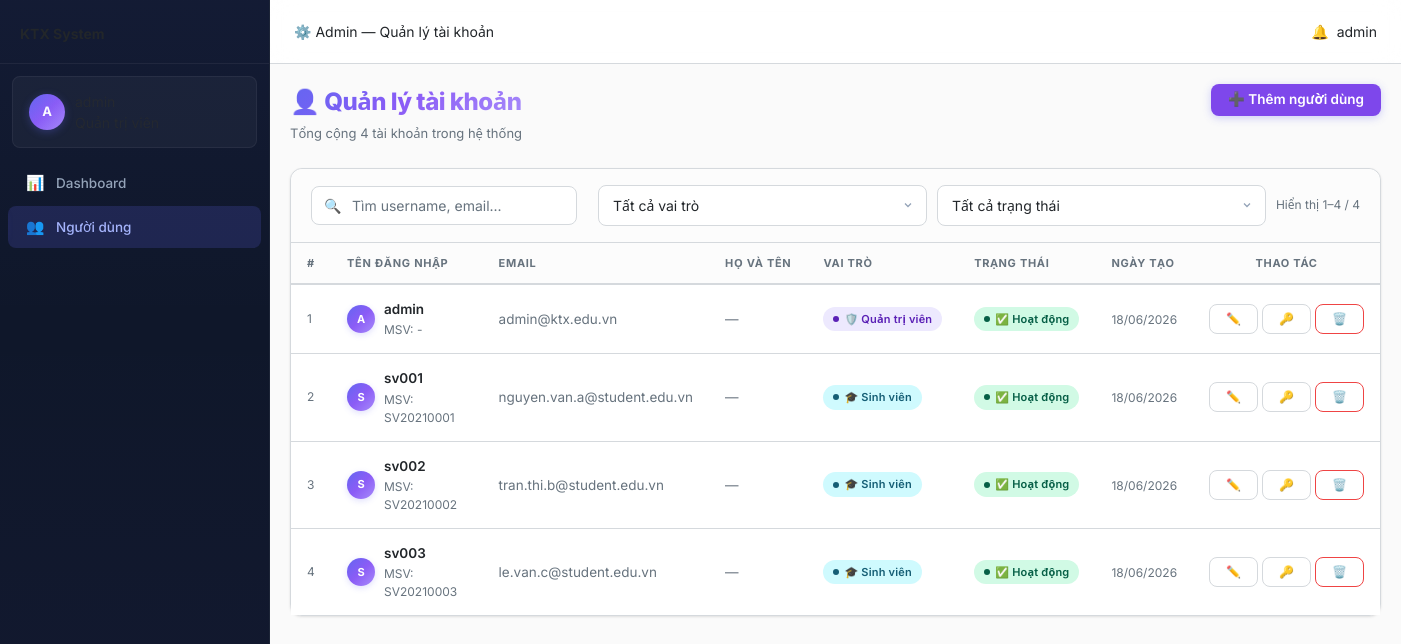
Screenshot of /public/admin/users (signed in) with the database file from the repository.
### tables this page shows
CREATE TABLE `users` (
  `id`           INT UNSIGNED     NOT NULL AUTO_INCREMENT,
  `username`     VARCHAR(50)      NOT NULL,
  `email`        VARCHAR(100)     NOT NULL,
  `password_hash`VARCHAR(255)     NOT NULL COMMENT 'Dùng password_hash() PHP',
  `role`         ENUM('admin','student') NOT NULL DEFAULT 'student',
  `status`       ENUM('active','inactive','banned') NOT NULL DEFAULT 'active',
  `created_at`   DATETIME         NOT NULL DEFAULT CURRENT_TIMESTAMP,
  `updated_at`   DATETIME         NOT NULL DEFAULT CURRENT_TIMESTAMP
                                  ON UPDATE CURRENT_TIMESTAMP,
  PRIMARY KEY (`id`),
  UNIQUE KEY `uq_users_username` (`username`),
  UNIQUE KEY `uq_users_email`    (`email`)
);

### app/views/admin/users/index.php (the view, shortened to what the rows shown need)
<?php
$total        = (int)($pagination['total']        ?? 0);
$from         = (int)($pagination['from']         ?? 0);
$to           = (int)($pagination['to']           ?? 0);
$currentQ      = htmlspecialchars($_GET['q']      ?? '');
?>
<div class="page-header">
    <div>
        <h1 class="page-title">👤 Quản lý tài khoản</h1>
        <p class="page-subtitle">Tổng cộng <?= number_format($total) ?> tài khoản trong hệ thống</p>
    </div>
    <div class="page-actions">
        <button class="btn btn-primary" data-modal-open="modalAddUser">
            ➕ Thêm người dùng
        </button>
    </div>
</div>
<div class="card">
    <div class="filter-bar">
        <div class="filter-search">
            <span class="search-icon">🔍</span>
            <input type="text"
                   id="searchInput"
                   class="form-control"
                   placeholder="Tìm username, email..."
                   value="<?= $currentQ ?>"
                   onkeydown="if(event.key==='Enter') applyFilters()">
        </div>
        <select id="roleFilter" class="form-control" style="width:auto" onchange="applyFilters()">
            <option value="">Tất cả vai trò</option>
        </select>
        <select id="statusFilter" class="form-control" style="width:auto" onchange="applyFilters()">
            <option value="">Tất cả trạng thái</option>
        </select>
        <span style="margin-left:auto;font-size:12px;color:var(--txt-muted)">
            Hiển thị <?= $from ?>–<?= $to ?> / <?= number_format($total) ?>
        </span>
    </div>
    <div class="table-wrapper" style="border:none;border-radius:0;box-shadow:none">
        <table>
            <thead>
                <tr>
                    <th style="width:40px">#</th>
                    <th>Tên đăng nhập</th>
                    <th>Email</th>
                    <th>Họ và tên</th>
                    <th>Vai trò</th>
                    <th>Trạng thái</th>
                    <th>Ngày tạo</th>
                    <th style="width:120px;text-align:center">Thao tác</th>
                </tr>
            </thead>
            <tbody>
                <?php if (!empty($users)): ?>
                    <?php foreach ($users as $i => $user): ?>
                        <?php
                            $uid     = (int)($user['id'] ?? 0);
                            $role    = $user['role']   ?? 'student';
                            $status  = $user['status'] ?? 'active';
                            $initial = mb_strtoupper(mb_substr($user['username'] ?? 'U', 0, 1));
                            $rowNum  = $from + $i;
                        ?>
                        <tr>
                            <td style="color:var(--txt-muted);font-size:12px"><?= $rowNum ?></td>
                            <td>
                                <div style="display:flex;align-items:center;gap:9px">
                                    <div class="avatar avatar-sm"><?= $initial ?></div>
                                    <div>
                                        <div style="font-weight:600"><?= htmlspecialchars($user['username'] ?? '') ?></div>
                                        <?php if (!empty($user['student_code'])): ?>
                                            <div class="sub">MSV: <?= htmlspecialchars($user['student_code']) ?></div>
                                        <?php endif; ?>
                                    </div>
                                </div>
                            </td>
                            <td style="color:var(--txt-secondary)"><?= htmlspecialchars($user['email'] ?? '—') ?></td>
                            <td>
                                <?php if (!empty($user['full_name'])): ?>
                                    <span><?= htmlspecialchars($user['full_name']) ?></span>
                                <?php else: ?>
                                    <span class="text-muted">—</span>
                                <?php endif; ?>
                            </td>
                            <td>
                                <?php if ($role === 'admin'): ?>
                                    <span class="badge badge-purple">🛡️ Quản trị viên</span>
                                <?php else: ?>
                                    <span class="badge badge-info">🎓 Sinh viên</span>
                                <?php endif; ?>
                            </td>
                            <td>
                                <?php if ($status === 'active'): ?>
                                    <span class="badge badge-success">✅ Hoạt động</span>
                                <?php else: ?>
                                    <span class="badge badge-neutral">🔴 Vô hiệu hóa</span>
                                <?php endif; ?>
                            </td>
                            <td>
                                <span style="font-size:12px;color:var(--txt-muted)">
                                    <?= !empty($user['created_at']) ? date('d/m/Y', strtotime($user['created_at'])) : '—' ?>
                                </span>
                            </td>
                            <td>
                                <div style="display:flex;gap:4px;justify-content:center">
                                    <button class="btn btn-ghost btn-sm"
                                            title="Sửa"
                                            onclick="openEditUserModal(<?= $uid ?>)">
                                        ✏️
                                    </button>
                                    <button class="btn btn-ghost btn-sm"
                                            title="Đặt lại mật khẩu"
                                            onclick="openResetPasswordModal(<?= $uid ?>, '<?= htmlspecialchars(addslashes($user['username'] ?? '')) ?>')">
                                        🔑
                                    </button>
                                    <button class="btn btn-danger-outline btn-sm"
                                            title="Xóa"
                                            onclick="deleteUser(<?= $uid ?>, '<?= htmlspecialchars(addslashes($user['username'] ?? '')) ?>')">
                                        🗑️
                                    </button>
                                </div>
                            </td>
                        </tr>
                    <?php endforeach; ?>
                <?php endif; ?>
            </tbody>
        </table>
    </div>
</div>

### app/core/Router.php (shortened to what the rows shown need)
<?php
class Router
{
    private array $routes = [];
    private array $groupStack = [];
    private int $lastIndex = -1;
    public function name(string $name): static
    {
        if ($this->lastIndex >= 0) {
            $this->routes[$this->lastIndex]['name'] = $name;
        }
        return $this;
    }
    public function middleware(string|array $middleware): static
    {
        if ($this->lastIndex >= 0) {
            $existing = $this->routes[$this->lastIndex]['middleware'];
            $add      = (array)$middleware;
            $this->routes[$this->lastIndex]['middleware'] = array_unique([...$existing, ...$add]);
        }
        return $this;
    }
    public function where(string $param, string $regex): static
    {
        if ($this->lastIndex >= 0) {
            $this->routes[$this->lastIndex]['constraints'][$param] = $regex;
        }
        return $this;
    }
    public function group(string $prefix, callable $callback, array $middleware = []): static
    {
        $parentPrefix     = $this->currentGroupPrefix();
        $parentMiddleware = $this->currentGroupMiddleware();
        $this->groupStack[] = [
            'prefix'     => $parentPrefix . $prefix,
            'middleware' => array_unique([...$parentMiddleware, ...$middleware]),
        ];
        array_pop($this->groupStack);
        return $this;
    }
    public function dispatch(): void
    {
        $method = $this->resolveMethod();
        $uri    = $this->resolveUri();
        foreach ($this->routes as $route) {
            if ($route['method'] !== $method) {
                continue;
            }
            $params = [];
            if (!$this->matchRoute($route, $uri, $params)) {
                continue;
            }
            $this->runMiddleware($route['middleware'], function () use ($route, $params) {
                $this->callHandler($route['handler'], $params);
            });
            return;
        }
    }
    private function addRoute(string $method, string $uri, string|callable $handler): static
    {
        $prefix     = $this->currentGroupPrefix();
        $middleware = $this->currentGroupMiddleware();
        $fullUri    = $prefix . ($uri === '/' ? '' : $uri) ?: '/';
        $this->routes[] = [
            'method'       => strtoupper($method),
            'original_uri' => $fullUri,
            'pattern'      => $this->buildPattern($fullUri),
            'param_names'  => $this->extractParamNames($fullUri),
            'handler'      => $handler,
            'middleware'   => $middleware,
            'name'         => null,
            'constraints'  => [],
        ];
        $this->lastIndex = count($this->routes) - 1;
        return $this;
    }
    private function buildPattern(string $uri): string
    {
        $pattern = preg_replace_callback(
            '/:([a-zA-Z_][a-zA-Z0-9_]*)/',
            fn($m) => '(?P<' . $m[1] . '>[^/]+)',
            $uri
        );
        return '#^' . $pattern . '$#u';
    }
    private function extractParamNames(string $uri): array
    {
        preg_match_all('/:([a-zA-Z_][a-zA-Z0-9_]*)/', $uri, $matches);
        return $matches[1];
    }
    private function matchRoute(array $route, string $uri, array &$params): bool
    {
        $pattern = $route['pattern'];
        foreach ($route['constraints'] as $param => $regex) {
            $pattern = str_replace(
                "(?P<{$param}>[^/]+)",
                "(?P<{$param}>{$regex})",
                $pattern
            );
        }
        if (!preg_match($pattern, $uri, $matches)) {
            return false;
        }
        return true;
    }
    private function callHandler(string|callable $handler, array $params): void
    {
        [$class, $method] = explode('@', $handler, 2);
        $controller = new $class();
        $controller->$method($params);
    }
    private function runMiddleware(array $middleware, callable $final): void
    {
        $pipeline = array_reduce(
            array_reverse($middleware),
            function (callable $carry, string $name): callable {
                return function () use ($name, $carry): void {
                    $mw = $this->resolveMiddleware($name);
                    $mw->handle($carry);
                };
            },
            $final
        );
        $pipeline();
    }
    private function resolveMiddleware(string $name): object
    {
        return new $class();
    }
    private function resolveMethod(): string
    {
        $method = strtoupper($_SERVER['REQUEST_METHOD'] ?? 'GET');
        return $method;
    }
    private function resolveUri(): string
    {
        $uri = $_SERVER['REQUEST_URI'] ?? '/';
        $scriptDir = rtrim(dirname($_SERVER['SCRIPT_NAME']), '/\\');
        $rootDir   = rtrim(dirname($scriptDir), '/\\');
        if ($scriptDir !== '' && $scriptDir !== '/' && str_starts_with($uri, $scriptDir)) {
            $uri = substr($uri, strlen($scriptDir));
        } elseif ($rootDir !== '' && $rootDir !== '/' && $rootDir !== '\\' && str_starts_with($uri, $rootDir)) {
            $uri = substr($uri, strlen($rootDir));
        }
        return ('/' . trim(urldecode($uri), '/')) ?: '/';
    }
    private function currentGroupPrefix(): string
    {
        return empty($this->groupStack)
            ? ''
            : end($this->groupStack)['prefix'];
    }
    private function currentGroupMiddleware(): array
    {
        return empty($this->groupStack)
            ? []
            : end($this->groupStack)['middleware'];
    }
}

### app/views/layouts/main.php (shortened to what the rows shown need)
<?php
$role = $_auth['role'] ?? 'student';
$userName = $_auth['username'] ?? 'User';
$userInitial = strtoupper(mb_substr($userName, 0, 1));
$isAdmin = $role === 'admin';
$currentUri = parse_url($_SERVER['REQUEST_URI'] ?? '/', PHP_URL_PATH);
$scriptDir = rtrim(dirname($_SERVER['SCRIPT_NAME']), '/\\');
$rootDir = rtrim(dirname($scriptDir), '/\\');
if ($scriptDir !== '' && $scriptDir !== '/' && str_starts_with($currentUri, $scriptDir)) {
  $currentUri = substr($currentUri, strlen($scriptDir));
} elseif ($rootDir !== '' && $rootDir !== '/' && $rootDir !== '\\' && str_starts_with($currentUri, $rootDir)) {
  $currentUri = substr($currentUri, strlen($rootDir));
}
$currentUri = '/' . trim($currentUri, '/') ?: '/';
function navLink(string $href, string $icon, string $label, string $current, string $badge = ''): string
{
  $dynamicHref = getDynamicUrl($href);
  $active = ($href !== '/' && str_starts_with($current, $href)) ? ' active' : ($current === $href ? ' active' : '');
  $badgeHtml = $badge ? "<span class=\"nav-badge\">{$badge}</span>" : '';
  return "<a href=\"{$dynamicHref}\" class=\"sidebar-link{$active}\">"
       . "<span class=\"nav-icon\">{$icon}</span><span>{$label}</span>{$badgeHtml}</a>";
}
?>
<!doctype html>
<html lang="vi">
<head>
  <link rel="stylesheet" href="<?= getDynamicUrl('/assets/css/main.css') ?>">
</head>
<body>
<?php if (!empty($_auth)): ?>
  <div class="layout">
    <aside class="sidebar">
      <div class="sidebar-logo"><strong>KTX System</strong></div>
      <div class="sidebar-user"><div class="sidebar-avatar"><?= $userInitial ?></div>
        <div class="sidebar-user-info"><div><?= htmlspecialchars($userName) ?></div><div><?= $isAdmin? 'Quản trị viên' : 'Sinh viên' ?></div></div>
      </div>
      <nav class="sidebar-nav">
        <?php if ($isAdmin): ?>
          <?= navLink('/admin/dashboard','📊','Dashboard',$currentUri) ?>
          <?= navLink('/admin/users','👥','Người dùng',$currentUri) ?>
        <?php else: ?>
          <?= navLink('/student/dashboard','🏠','Trang chủ',$currentUri) ?>
          <?= navLink('/student/profile','👤','Hồ sơ',$currentUri) ?>
        <?php endif; ?>
      </nav>
    </aside>
    <main class="main-content">
      <header class="topbar">
        <div class="topbar-left"><?= $isAdmin ? '⚙️ Admin' : '🎓 Sinh viên' ?> — <?= htmlspecialchars($title ?? '') ?></div>
        <div class="topbar-right"> <a href="#">🔔</a> <span><?= htmlspecialchars($userName) ?></span> </div>
      </header>
      <div class="page-content" style="padding:20px;">
        <?= $content ?>
      </div>
    </main>
  </div>
<?php endif; ?>
</body>
</html>

### rows the page displays
users: username "A", username "admin", id "1", student_code "-", email "admin@ktx.edu.vn", role "🛡️ Quản trị viên", status "✅ Hoạt động", created_at "18/06/2026", id "2", id "3", id "4"
users: username "S", username "sv001", student_code "SV20210001", email "nguyen.van.a@student.edu.vn", role "🎓 Sinh viên", status "✅ Hoạt động", created_at "18/06/2026"
users: username "S", username "sv002", student_code "SV20210002", email "tran.thi.b@student.edu.vn", role "🎓 Sinh viên", status "✅ Hoạt động", created_at "18/06/2026"
users: username "S", username "sv003", student_code "SV20210003", email "le.van.c@student.edu.vn", role "🎓 Sinh viên", status "✅ Hoạt động", created_at "18/06/2026"

### other values shown
$icon "📊 👥"
$label "Dashboard Người dùng"
